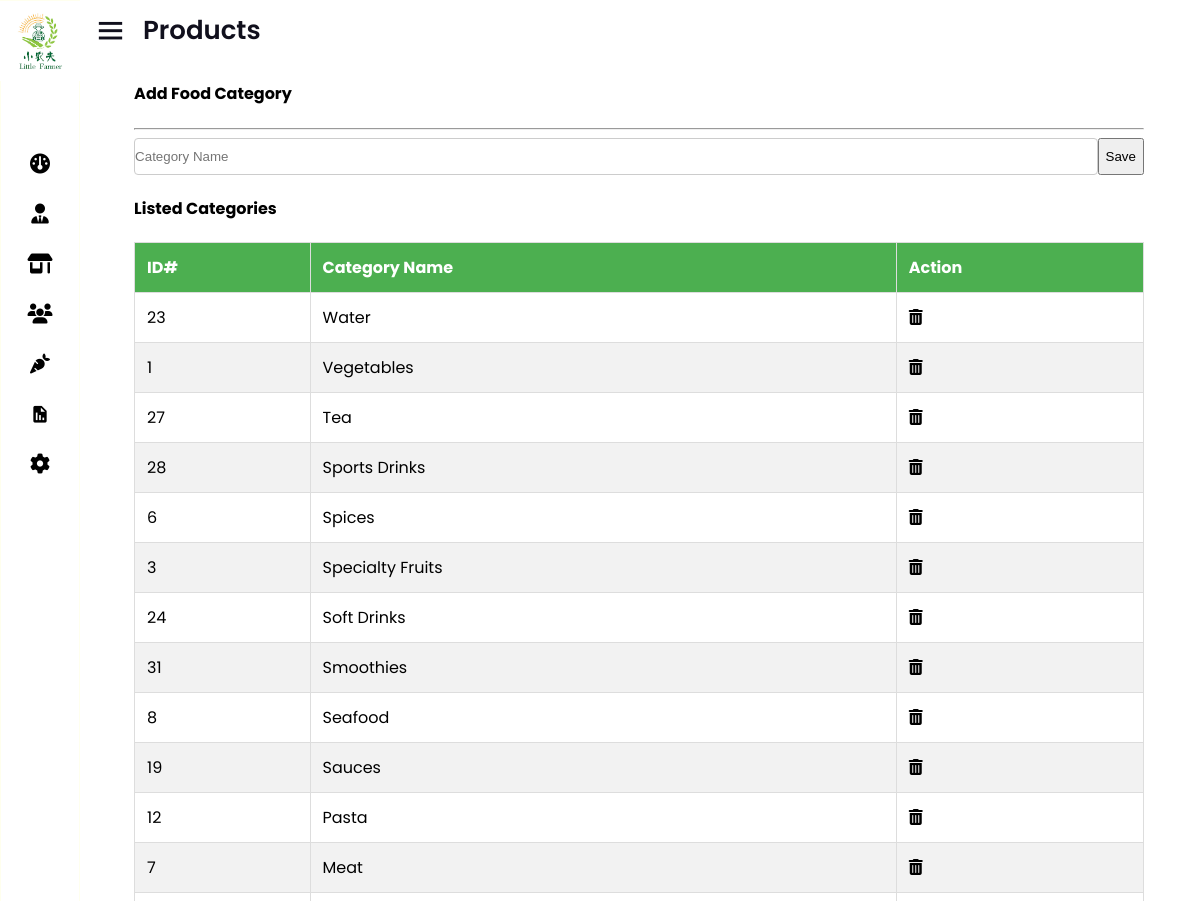
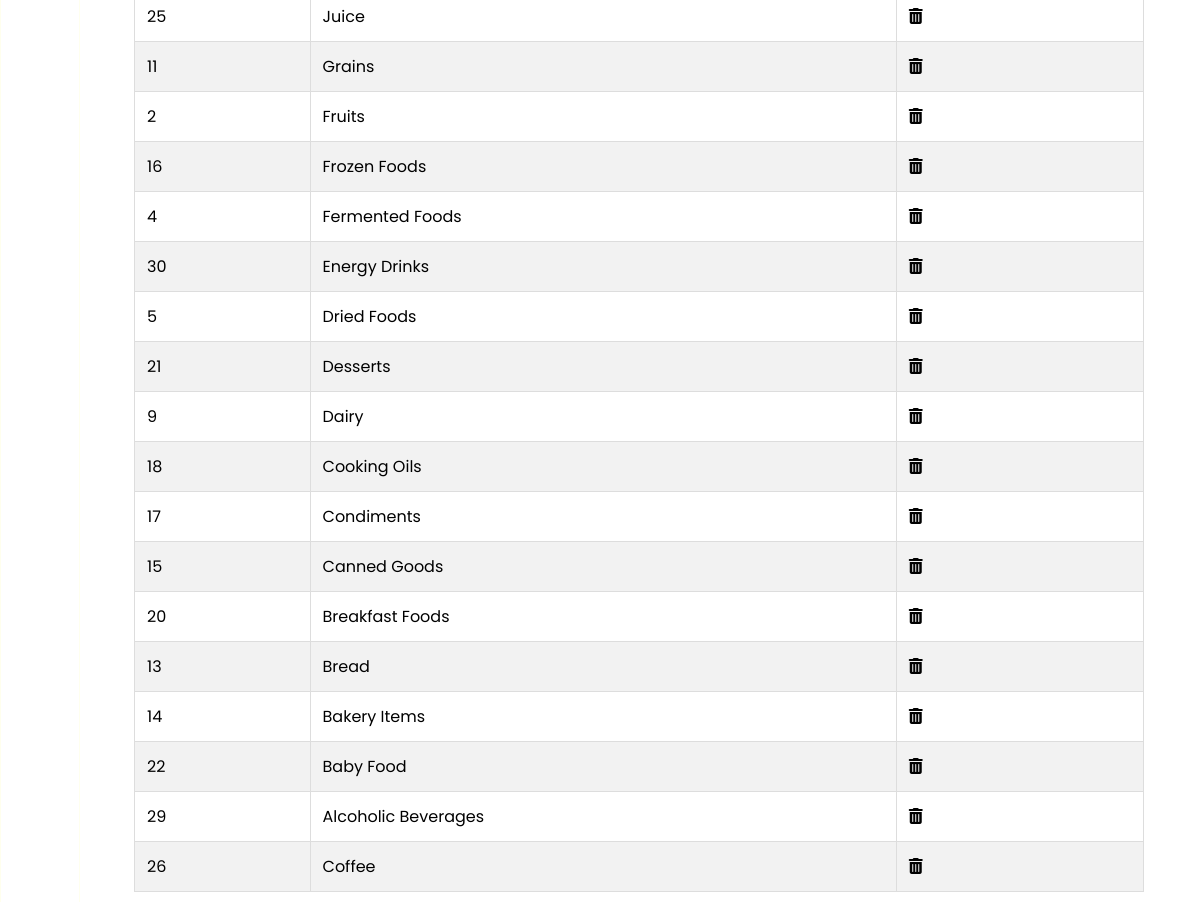
The app's page /seller/admin/category_inspection.php (signed in) with its own data (2 pictures, top to bottom).
### tables this page shows
CREATE TABLE `categories` (
  `categories_id` int(11) NOT NULL,
  `categories_name` varchar(255) NOT NULL,
  `categories_active` int(11) NOT NULL DEFAULT 0,
  `categories_status` int(11) NOT NULL DEFAULT 0
);

### seller/admin/category_inspection.php (the view, shortened to what this page needs)
<!DOCTYPE html>
<html lang="en" dir="ltr">
  <head>
    <link rel="stylesheet" href="style.css">
	<link rel="stylesheet" href="https://cdnjs.cloudflare.com/ajax/libs/font-awesome/4.7.0/css/font-awesome.min.css">
    <link href='https://unpkg.com/boxicons@2.0.7/css/boxicons.min.css' rel='stylesheet'>
   </head>
<body>
  <div class="sidebar close">
    <?php include "sidebar.php"; ?>
  </div>
  <section class="home-section">
    <div class="home-content">
      <i class='bx bx-menu' ></i>
      <span class="text">Products</span>
    </div>
	<div class="empMainCon">
                <?php
                            include("./../connection/connect.php");
                            if(isset($_SESSION["adm_co"]) && ($_SESSION["adm_co"] == "SUPA"))
                            {
        ?>
            <div id="main-wrapper">
                    <div class="container-fluid">
                        <div class="row">
                            <div class="container-fluid">
        <div class="col-lg-12">
            <div class="card card-outline-primary">
                <div class="card-header">
                    <h4 class="m-b-0 text-white">Add Food Category</h4>
                </div>
                <div class="card-body">
                    <form action="<?php echo htmlspecialchars($_SERVER["PHP_SELF"]); ?>" method="post">
                        <div class="form-body">
                            <hr>
                            <div class="row p-t-20">
                                <div class="col-md-12">
                                    <div class="form-group">
                                        <input type="text" name="c_name" class="form-control" placeholder="Category Name">
                                        <input type="submit" name="submit" class="btn btn-success" value="Save">
                                    </div>
                                </div>
                            </div>
                        </div>
                    </form>
                </div>
        </div>
</div>
                    </div>
					<div class="col-12">
                        <div class="card">
                            <div class="card-body">
                                <h4 class="card-title">Listed Categories</h4>
                                <div class="table-responsive m-t-40">
                                    <table id="myTable" class="table table-bordered table-striped">
                                        <thead>
                                            <tr>
                                                <th>ID#</th>
                                                <th>Category Name</th>
												<th>Action</th>
                                            </tr>
                                        </thead>
                                        <tbody>
                                        <?php
$sql = "SELECT * FROM categories ORDER BY categories_name DESC";
$query = mysqli_query($db, $sql);
if (!mysqli_num_rows($query) > 0) {
    echo '<td colspan="7"><center>No Categories-Data!</center></td>';
} else {
    while ($rows = mysqli_fetch_array($query)) {
        echo '<tr>';
        echo '<td>' . $rows['categories_id'] . '</td>';
        echo '<td>' . $rows['categories_name'] . '</td>';
        echo '<td>
                  <a href="#" class="btn btn-danger btn-flat btn-addon btn-xs m-b-10 delete-category" data-category-id="' . $rows['categories_id'] . '">
                      <i class="fa fa-trash-o" style="font-size:16px"></i>
                  </a>
              </td>';
        echo '</tr>';
    }
}
?>
                                        </tbody>
                                    </table>
                                </div>
                            </div>
                        </div>
					</div>
            </div>
    </div>
<?php
}
?>
</body>
</html>

### seller/admin/style.css (style rules this page uses)
html, body { width: 100%; height: 100%; margin: 0; padding: 0; box-sizing: border-box; font-family: 'Poppins', sans-serif; overflow-y: auto; }
.sidebar { border: 1px solid #ffe; position: fixed; top: 0; left: 0; height: 100%; width: 260px; background: #ffffff; z-index: 100; transition: all 0.5s ease; }
.sidebar.close { width: 78px; }
.home-section { position: relative; background: #ffffff; height: 100vh; left: 260px; width: calc(100% - 260px); transition: all 0.5s ease; overflow-y: auto; }
.sidebar.close ~ .home-section { left: 78px; width: calc(100% - 78px); }
.home-section .home-content { height: 60px; display: flex; align-items: center; }
.home-section .home-content .bx-menu, .home-section .home-content .text { color: #11101d; font-size: 35px; }
.home-section .home-content .bx-menu { margin: 0 15px; cursor: pointer; }
.home-section .home-content .text { font-size: 26px; font-weight: 600; }
.form-control { width: 100%; padding: 10px 0; border: 1px solid #ccc; border-radius: 4px; background-color: #fff; }
.form-group { display: flex; background-color: #fff; }
.empMainCon { width: 90%; margin-left: auto; margin-right: auto; margin-top: 20px; }
.empMainCon table { border-collapse: collapse; width: 100%; margin-left: auto; margin-right: auto; margin-top: 20px; margin-bottom: 10px; }
.empMainCon th, td { border: 1px solid #ddd; padding: 12px; text-align: left; }
.empMainCon th { background-color: #4CAF50; color: white; cursor: pointer; }
.empMainCon tr:nth-child(even) { background-color: #f2f2f2; }
.close { color: #aaa; font-size: 28px; font-weight: bold; cursor: pointer; }
a { text-decoration: none; color: inherit; }

### records on screen
categories: categories_id "23", categories_name "Water"
categories: categories_id "1", categories_name "Vegetables"
categories: categories_id "27", categories_name "Tea"
categories: categories_id "28", categories_name "Sports Drinks"
categories: categories_id "6", categories_name "Spices"
categories: categories_id "3", categories_name "Specialty Fruits"
categories: categories_id "24", categories_name "Soft Drinks"
categories: categories_id "31", categories_name "Smoothies"
categories: categories_id "8", categories_name "Seafood"
categories: categories_id "19", categories_name "Sauces"
categories: categories_id "12", categories_name "Pasta"
categories: categories_id "7", categories_name "Meat"
categories: categories_id "25", categories_name "Juice"
categories: categories_id "11", categories_name "Grains"
categories: categories_id "2", categories_name "Fruits"
categories: categories_id "16", categories_name "Frozen Foods"
categories: categories_id "4", categories_name "Fermented Foods"
categories: categories_id "30", categories_name "Energy Drinks"
categories: categories_id "5", categories_name "Dried Foods"
categories: categories_id "21", categories_name "Desserts"
categories: categories_id "9", categories_name "Dairy"
categories: categories_id "18", categories_name "Cooking Oils"
categories: categories_id "17", categories_name "Condiments"
categories: categories_id "15", categories_name "Canned Goods"
categories: categories_id "20", categories_name "Breakfast Foods"
categories: categories_id "13", categories_name "Bread"
categories: categories_id "14", categories_name "Bakery Items"
categories: categories_id "22", categories_name "Baby Food"
categories: categories_id "29", categories_name "Alcoholic Beverages"
categories: categories_id "26", categories_name "Coffee"
